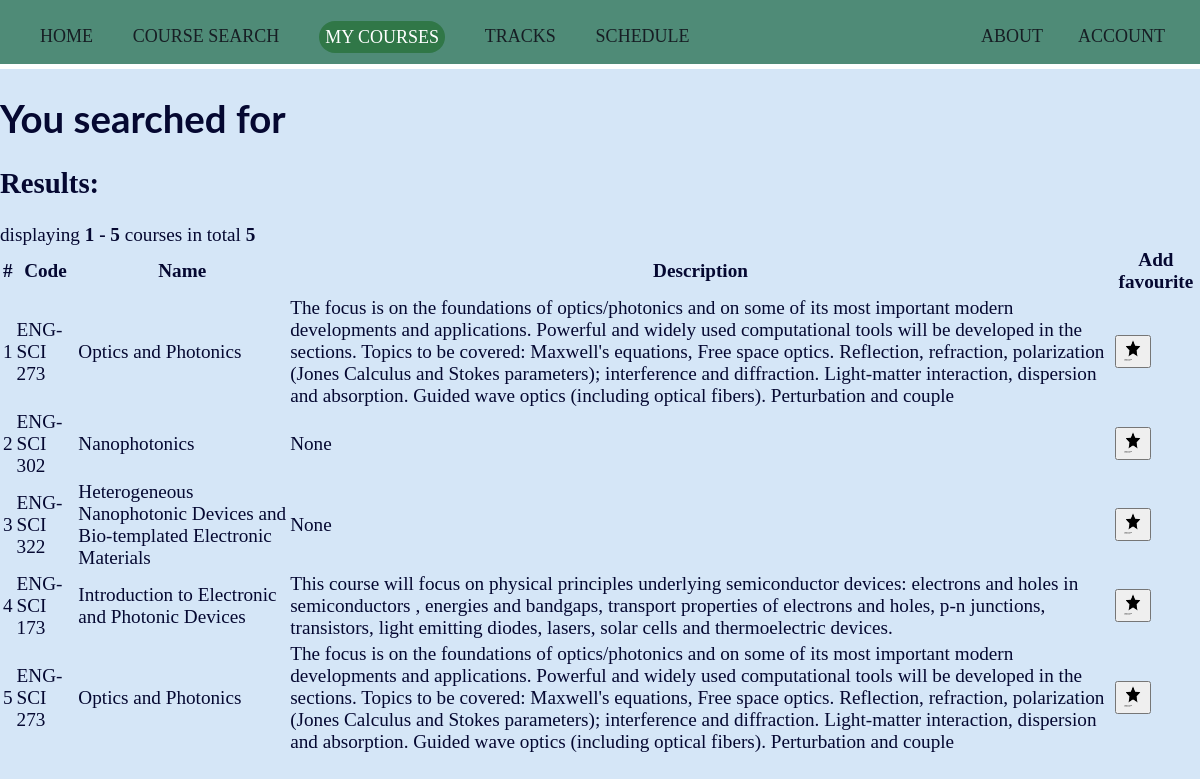
Screenshot of /favourite (signed in) with the database file from the repository.
### tables this page shows
CREATE TABLE courses (
            id INTEGER,
            name TEXT NOT NULL,
            description TEXT,
            code TEXT UNIQUE NOT NULL,
            PRIMARY KEY(id)
            );

### app.py (the view, shortened to what this page needs)
@app.route("/favourite", methods=(["GET","POST"]))
@login_required
def favourite():
    mycourses = "currentpage"
    if request.method == "GET":
        conn, db = make_cursor("coursedatabase.db")
        user_id = session["user_id"]
        db.execute("SELECT courses.id, courses.name, courses.description, courses.code FROM courses JOIN favourites ON favourites.course_id = courses.id WHERE favourites.user_id = ?", [user_id])
        results = db.fetchall()
        if not results:
            return render_template("search.html", querystring="your favourites", search=search)
        else:
            page = request.args.get(get_page_parameter(), type=int, default=1)
            pagination = Pagination(page=page, total=len(results), search=False, record_name='courses')
            return render_template("results.html", mycourses=mycourses, results=results, pagination=pagination)

### app.py (called while the page is built)
def make_cursor(database):
    connection = sqlite3.connect(database)
    return connection, connection.cursor()

@app.after_request
def after_request(response):
    response.headers["Cache-Control"] = "no-cache, no-store, must-revalidate"
    response.headers["Expires"] = 0
    response.headers["Pragma"] = "no-cache"
    return response

### helpers.py (called while the page is built)
def login_required(f):
    @wraps(f)
    def decorated_function(*args, **kwargs):
        if session.get("user_id") is None:
            return redirect("/login")
        return f(*args, **kwargs)
    return decorated_function

### templates/results.html (shortened to what this page needs)
{% extends "layout.html" %}
{% block main %}
<h1>You searched for {{ querystring }} </h1>
<h2> Results: </h2>
{{ pagination.info }}
<table>
  <thead>
    <tr>
      <th> # </th>
      <th> Code </th>
      <th> Name </th>
      <th> Description </th>
      <th> Add favourite </th>
    </tr>
  </thead>
  <tbody>
    {% for i, name, desc, code in results %}
      <tr>
        <td>{{ loop.index + pagination.skip }}</td>
        <td> {{ code }} </td>
        <td> {{ name }} </td>
        <td> {{ desc }} </td>
        <td> <form method="post" action=/favourite> <button name="id" value="{{ i }}">
        <img src="/static/noun_Star_750825.png" alt="Star by Zaff Studio from the Noun Project" style="width:20px;height:24px;">
        </form> </button> </td>
      </tr>
    {% endfor %}
  </tbody>
</table>
{% endblock %}

### templates/layout.html
<!doctype html>
<html lang="en">
    <head>
        <link rel="stylesheet" href="static/CS50project_style.css">
    </head>
    <body>
        <header>
            <div class="topbar">
                <nav>
                    <ul>
                        <li>
                            <a class=" {{ home }} " href="/"> Home </a>
                        </li>
                        <li>
                            <a class=" {{ search }} " href="/search"> Course Search </a>
                        </li>
                        <li>
                            <a class=" {{ mycourses }} " href="/mycourses"> My Courses </a>
                        </li>
                        <li>
                            <a class=" {{ tracks }} " href="/tracks"> Tracks </a>
                        </li>
                        <li>
                            <a class=" {{ schedule }} " href="/schedule"> Schedule </a>
                        </li>
                        {% if session.user_id %}
                        <li style = "float:right" style = "padding-right:1em">
                            <a class=" {{ account }} " href="/account"> Account </a>
                        </li>
                        {% else %}
                        <li style = "float:right" style = "padding-right:1em">
                            <a class=" {{ login }} " href="/login"> Log In </a>
                        </li>
                        {% endif %}
                        <li style = "float:right">
                            <a class=" {{ about }} " href="/about"> About </a>
                        </li>
                    </ul>
                </nav>
            </div>
        </header>
    <main>
        {% block main %}{% endblock %}
    </main>
    </body>
</html>

### static/CS50project_style.css (style rules this page uses)
body { background-color: #d5e6f7; color: #050831; font-size: 1.2rem; margin: 0; font-family: 'Merriweather'; }
h1 { border: none; margin: none; font-family: 'Lato', sans-serif; }
header { background: #4f8b77; border-bottom: 5px solid #ffffff; }
header::after { content: ''; display: table; clear: both; }
.topbar { width: 100%; margin: 0 auto; }
nav ul { margin: 0; padding-bottom: 14px; list-style: none; }
nav li { display: inline-block; margin-right: 35px; padding-top: 25px; }
nav a { color: #171e24; text-decoration: none; text-transform: uppercase; font-size: 18px; }
nav a.currentpage { color:white; background-color: #307747; border: .4rem solid transparent; border-radius: 1.3rem; line-height: 1.4; padding: none; text-align: center; transition: color 0.15s ease-in-out, background-color 0.15s ease-in-out, border-color 0.15s ease-in-out, box-shadow 0.15s ease-in-out; vertical-align: middle; }

### rows the page displays
courses: code "ENG-SCI 273", name "Optics and Photonics", description "The focus is on the foundations of optics/photonics and on some of its most important modern developments and applications. Powerful and widely used computational tools will be developed in the sections. Topics to be covered: Maxwell's equations, Free space optics. Reflection, refraction, polarization (Jones Calculus and Stokes parameters); interference and diffraction. Light-matter interaction, dispersion and absorption. Guided wave optics (including optical fibers). Perturbation and couple", {{ i }} 1221 (drawn)
courses: code "ENG-SCI 302", name "Nanophotonics", description "None", {{ i }} 2908 (drawn)
courses: code "ENG-SCI 322", name "Heterogeneous Nanophotonic Devices and Bio-templated Electronic Materials", description "None", {{ i }} 2951 (drawn)
courses: code "ENG-SCI 173", name "Introduction to Electronic and Photonic Devices", description "This course will focus on physical principles underlying semiconductor devices: electrons and holes in semiconductors , energies and bandgaps, transport properties of electrons and holes, p-n junctions, transistors, light emitting diodes, lasers, solar cells and thermoelectric devices.", {{ i }} 2975 (drawn)
courses: code "ENG-SCI 273", name "Optics and Photonics", description "The focus is on the foundations of optics/photonics and on some of its most important modern developments and applications. Powerful and widely used computational tools will be developed in the sections. Topics to be covered: Maxwell's equations, Free space optics. Reflection, refraction, polarization (Jones Calculus and Stokes parameters); interference and diffraction. Light-matter interaction, dispersion and absorption. Guided wave optics (including optical fibers). Perturbation and couple", {{ i }} 2982 (drawn)

### other values shown
{{ pagination.info }} "displaying 1 - 5 courses in total 5"
